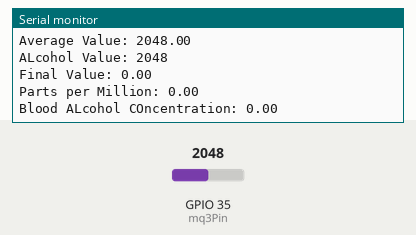
The sketch below on a simulated ESP32. On the bench: the last lines printed to the serial monitor. Inputs (shaded band) come from the test bench; at power-on: GPIO 35 (mq3Pin) = 2048.

Above: at 11.7 s.
11.8 s: GPIO 35 (mq3Pin) set to 2866
At 12.4 s:
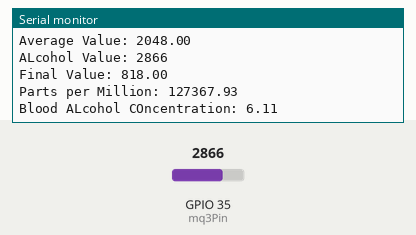
13.3 s: GPIO 35 (mq3Pin) set to 3603
At 14.0 s:
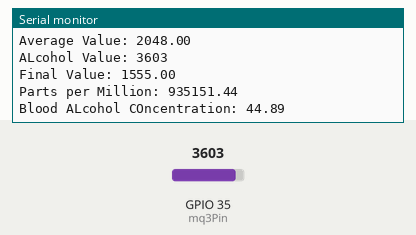
Timing chart, 0 to 16.3 s (numbered marks = the images above; inputs shaded):
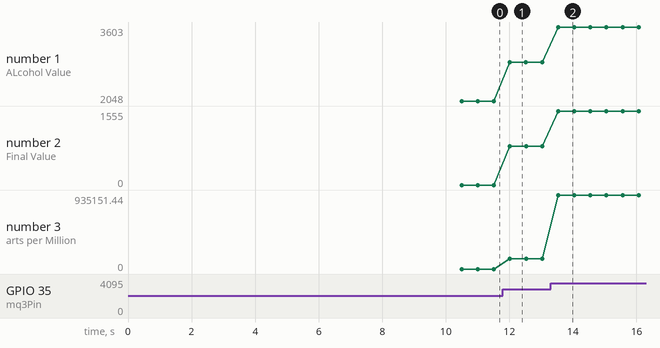

The sketch:

alcoholTestOnly.ino
```cpp
int const mq3Pin = 35;  // pin for reading value of alcohol from MQ3 sensor
int measureAlcoholValue = 0;   // variable to store alcohol value
float initialAlcoholValue = 0;
float finalAlcoholValue = 0;

//Values required for Conversion
const float R_load = 100.0;  // 100-ohm load resistor used in circuit
float R0 = 10000.0;  // Assume R0 is pre-calibrated in clean air
const float m = -0.45;  // Slope from the datasheet for ethanol
const float b = 0.9;    // Intercept from the datasheet for ethanol
float BAC=0;

void setup() {
  // put your setup code here, to run once:
  pinMode(mq3Pin, INPUT);
  Serial.begin(115200);
  delay(5000);
  for (int i = 1; i <= 10; i++) {
    initialAlcoholValue = initialAlcoholValue + analogRead(mq3Pin);
    delay(500);
  }
  initialAlcoholValue = initialAlcoholValue / 10;
  delay(500);
}

void loop() {
  // put your main code here, to run repeatedly:
  measureAlcoholValue = analogRead(mq3Pin);

  Serial.print("Average Value: ");
  Serial.println(initialAlcoholValue);

  Serial.print("ALcohol Value: ");
  Serial.println(measureAlcoholValue);

 if (measureAlcoholValue<initialAlcoholValue){
  finalAlcoholValue=0;
 }else{
    finalAlcoholValue = measureAlcoholValue - initialAlcoholValue;
 }
  Serial.print("Final Value: ");
  Serial.println(finalAlcoholValue);

  //changing raw values to ppm and BAC
  float voltage=(finalAlcoholValue/4095)*3.3;
  //to calculate ppm voltage is required
  // 5: 5v power provided, 4095 max output in 12 bit resolution
  float Rs = ((3.3 - voltage) / voltage) * R_load;  // Rs using 5V power supply
  float ratio = Rs / R0;  // Ratio of Rs to R0

  // Calculate PPM (ethanol concentration)
  float ppm = pow(10, ((log10(ratio) - b) / m));
  Serial.print("Parts per Million: ");
  Serial.println(ppm);
  //Conversion in BAC
  BAC=ppm*0.000048;
  Serial.print("Blood ALcohol COncentration: ");
  Serial.println(BAC);
  Serial.println();

  delay(500);
}
```

Measured:
- after the input at 11.8 s, the serial monitor: prints a new line after 0.22 s (image 1)
- after the input at 13.3 s, the serial monitor: prints a new line after 0.24 s (image 2)
- plotted number 1: 2048 → 2866 after the input at 11.8 s, 2866 → 3603 after the input at 13.3 s
- plotted number 2: 0 → 818 after the input at 11.8 s, 818 → 1555 after the input at 13.3 s
- plotted number 3: 0 → 127367.93 after the input at 11.8 s, 127367.93 → 935151.44 after the input at 13.3 s
